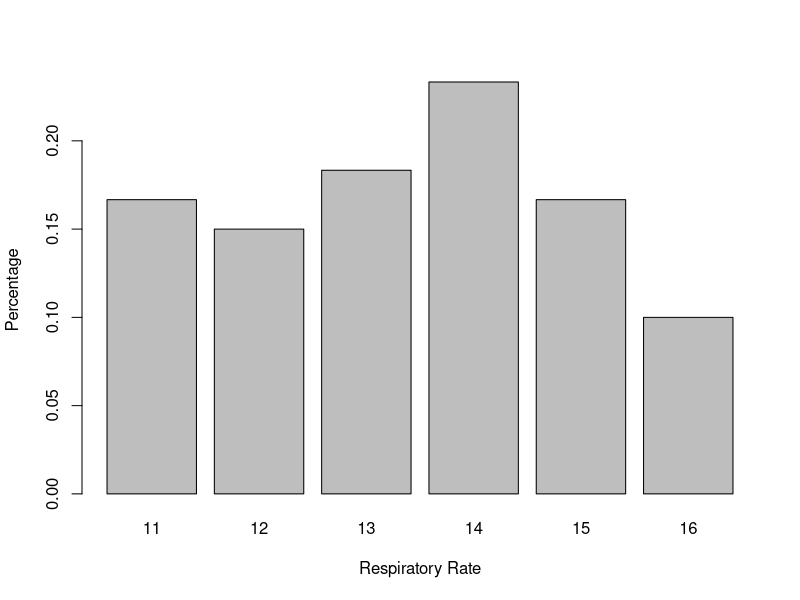

This chart was generated by the following R code:
## ---- chunk 1
resp <- c(rep(11, 10), rep(12, 9), rep(13, 11), rep(14, 14), rep(15, 10), rep(16, 6))
table(resp)
## ---- chunk 2
round(mean(resp), digits = 1)
## ---- chunk 3
round(sd(resp), digits = 2)
## ---- chunk 4
round(median(resp), digits = 1)
## ---- chunk 5
IQR(resp)
## ---- chunk 6
prop.table(table(resp))
barplot(prop.table(table(resp)), xlab = "Respiratory Rate", ylab = "Percentage")
